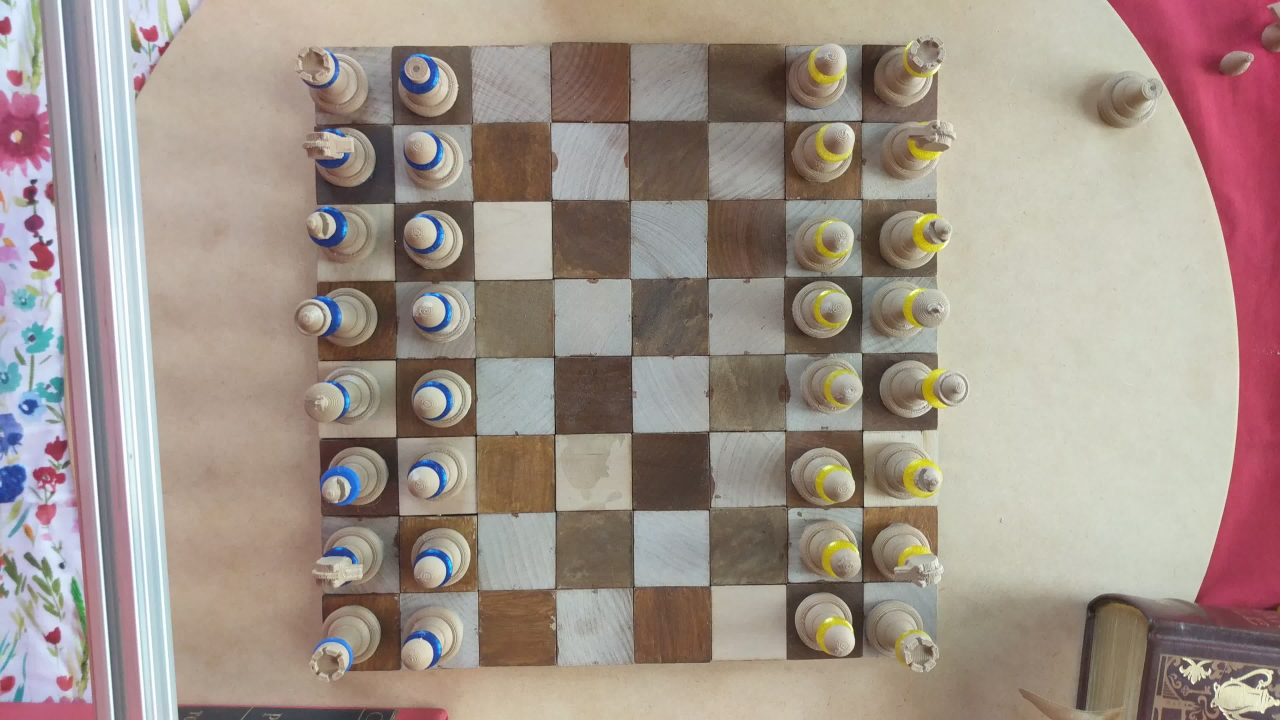
#> input picture game1/ezgif-frame-001.jpg, 3840 x 2160 px, found by its file name (shown at 1/3 size)
$ python color_exploration.py
#> lines starting #> are read from the running program, lines starting #| are printed output that depends on the picture
#> further down, img is the input picture: shape (2160, 3840, 3); mean B, G, R 138.4, 147.6, 161.4
# Jaskrit Singh
# CSCI 4831
# Project
# Ioana Fleming

import cv2
import numpy as np
from mpl_toolkits.mplot3d import Axes3D
from matplotlib import cm
from matplotlib import colors
import matplotlib.pyplot as plt
from matplotlib.colors import hsv_to_rgb
import imutils

# Explore the color channels in an image.
# Mainly focused on choosing between RGB and HSV.

def crop_resize_img(img):
    """ Crop and resize image to just the chessboard based on my camera setup. """
    img = img[int(img.shape[0]/70):img.shape[0]-int(img.shape[0]/40),int(img.shape[1]/5):img.shape[1]-int(img.shape[1]/5)]
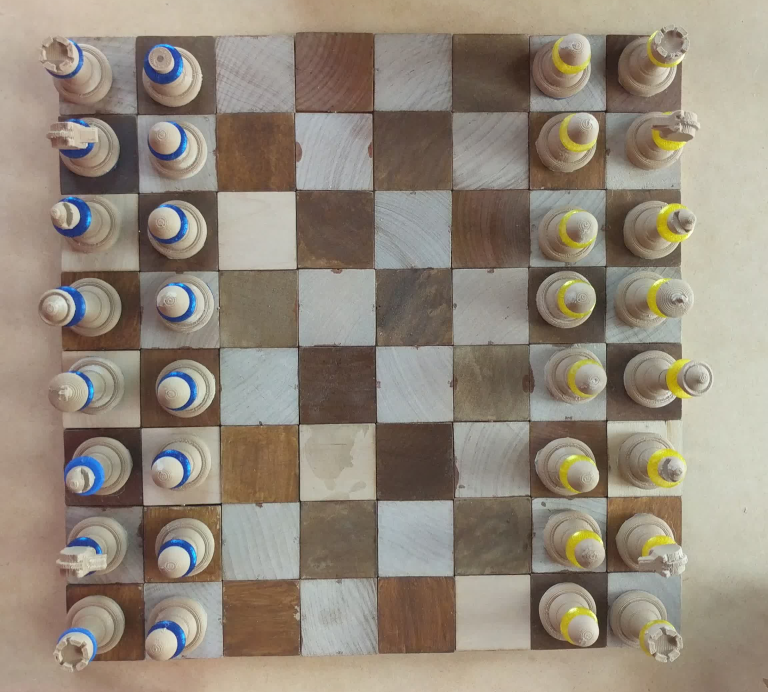
#> img: shape (2076, 2304, 3) (shown at 1/3 size); mean of channels 0, 1, 2 122.9, 136.9, 147.4; drawn as B, G, R
    scale_percent = 20
    width = int(img.shape[1] * scale_percent / 100)
#> width = 460
    height = int(img.shape[0] * scale_percent / 100)
#> height = 415
    dim = (width, height)
#> dim = (460, 415)
    img = cv2.resize(img,dim)
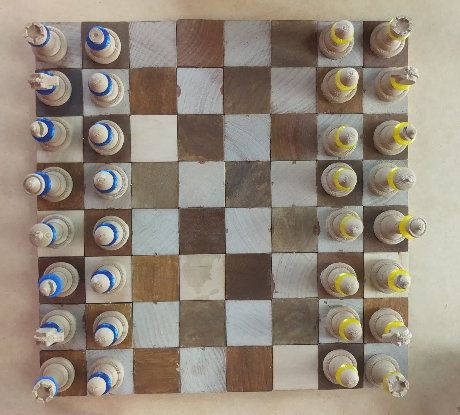
#> img: shape (415, 460, 3); mean of channels 0, 1, 2 122.9, 136.8, 147.4; drawn as B, G, R
    return img

img = cv2.imread('game1\ezgif-frame-001.jpg')
# img = cv2.imread('game2\\frame23.jpg')
img = crop_resize_img(img)


img_rgb = cv2.cvtColor(img, cv2.COLOR_BGR2RGB)
r, g, b = cv2.split(img)
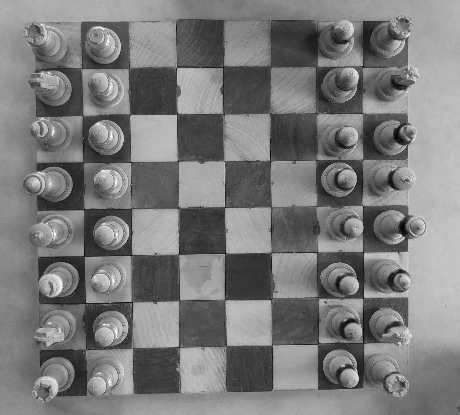
#> r: shape (415, 460); min 0, max 255, mean 122.9
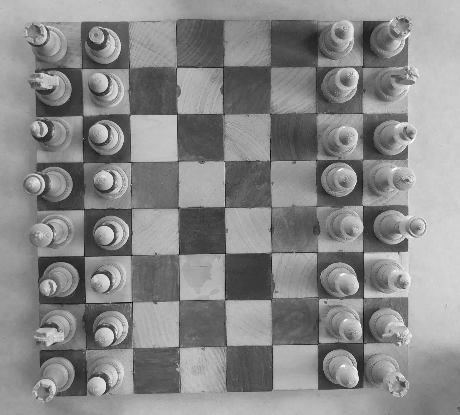
#> g: shape (415, 460); min 2, max 255, mean 136.8
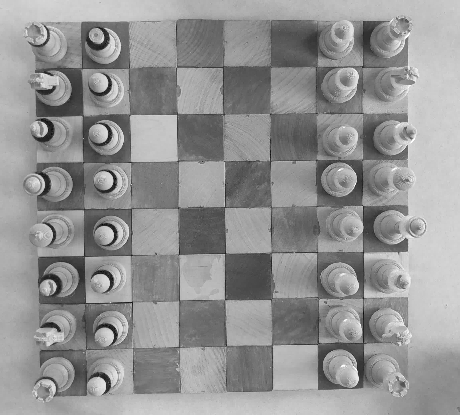
#> b: shape (415, 460); min 0, max 255, mean 147.4


hsv_img = cv2.cvtColor(img, cv2.COLOR_BGR2HSV)
#> hsv_img: shape (415, 460, 3); mean H, S, V 26.5, 53.2, 149.4
h, s, v = cv2.split(hsv_img)
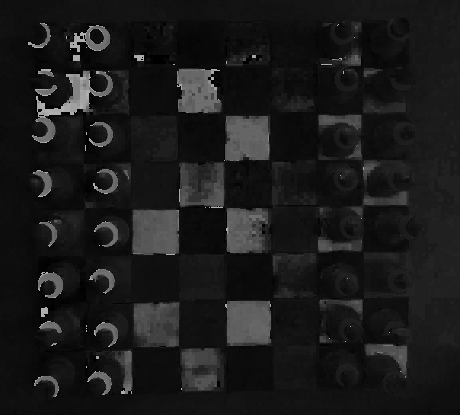
#> h: shape (415, 460); min 0, max 179, mean 26.5
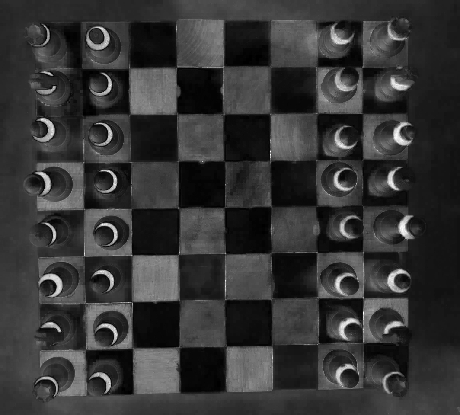
#> s: shape (415, 460); min 0, max 255, mean 53.2


plt.subplot(2, 3, 1)
plt.title("Red")
plt.imshow(r, cmap="gray")
plt.subplot(2, 3, 2)
plt.title("Green")
plt.imshow(g, cmap="gray")
plt.subplot(2, 3, 3)
plt.title("Blue")
plt.imshow(b, cmap="gray")
plt.subplot(2, 3, 4)
plt.title("Hue")
plt.imshow(h, cmap="gray")
plt.subplot(2, 3, 5)
plt.title("Saturation")
plt.imshow(s, cmap="gray")
plt.subplot(2, 3, 6)
plt.title("Value")
plt.imshow(v, cmap="gray")
plt.show()

# Sources:
# https://realpython.com/python-opencv-color-spaces/

$ run again, with game3/frame23.jpg copied over game1/ezgif-frame-001.jpg
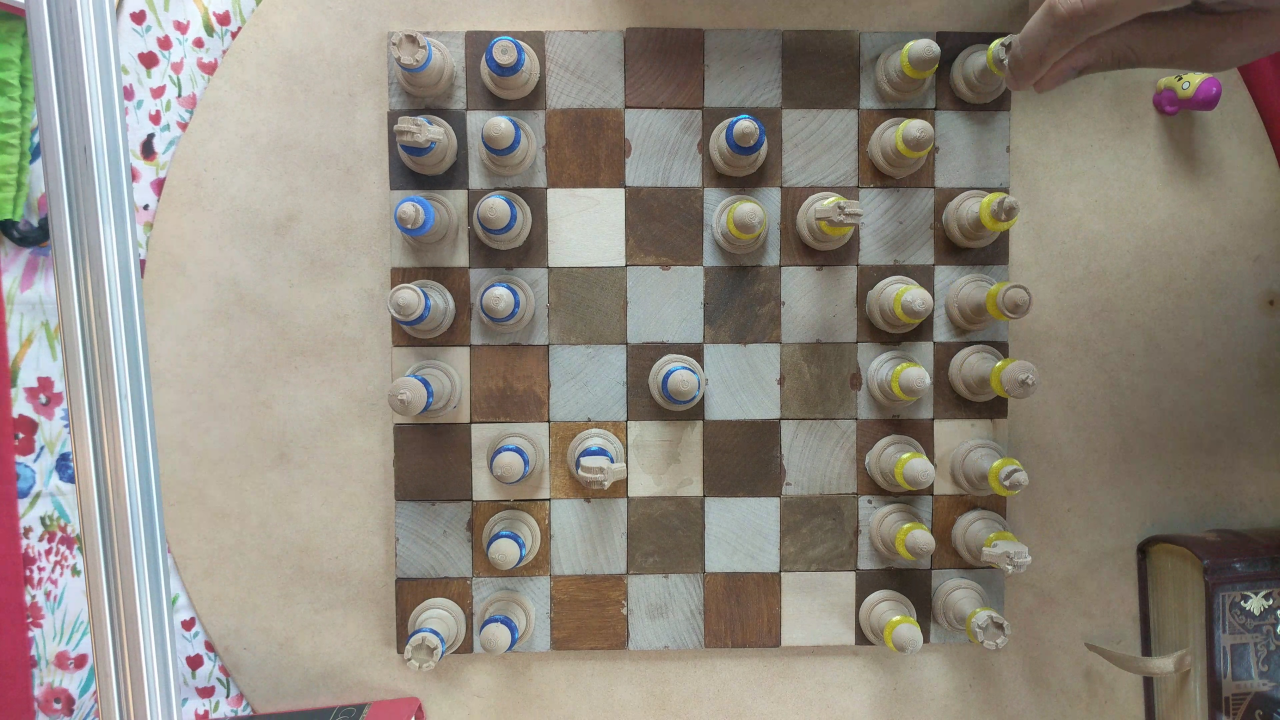
#> input picture game3/frame23.jpg, 3840 x 2160 px, found by its file name (shown at 1/3 size)
#> img is the input picture: shape (2160, 3840, 3); mean B, G, R 126.6, 136.7, 143.5
#> hsv_img: shape (415, 460, 3); mean H, S, V 28.4, 46.2, 141.1
#> `h, s, v = cv2.split(hsv_img)`:
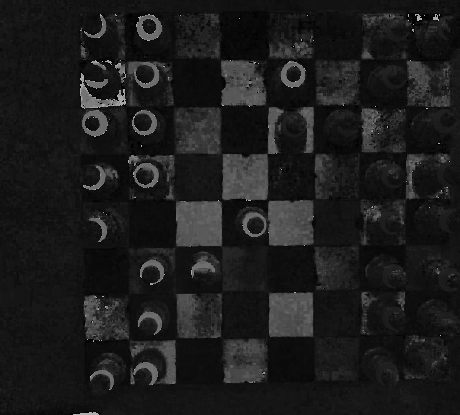
#> h: shape (415, 460); min 0, max 179, mean 28.4
#> `h, s, v = cv2.split(hsv_img)`:
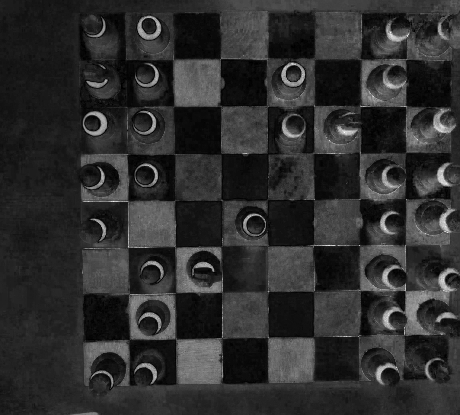
#> s: shape (415, 460); min 0, max 255, mean 46.2
